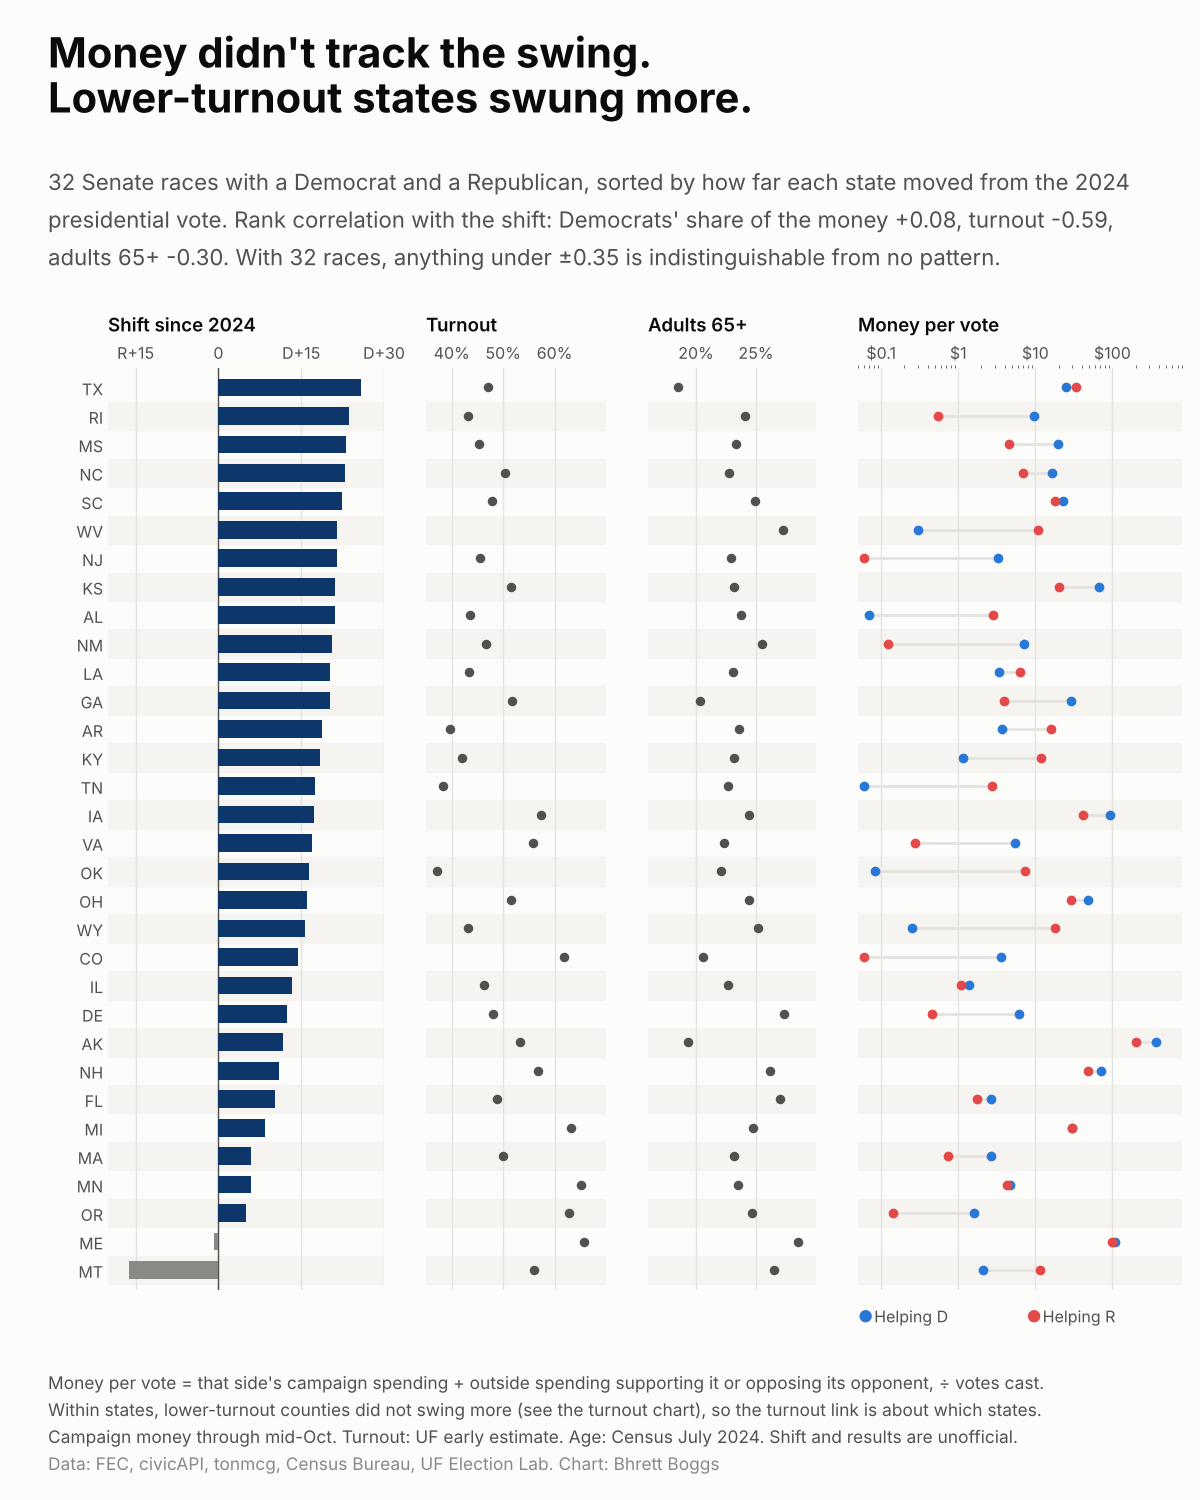

Generate this figure with Python:
"""Every 2026 Senate race at a glance: shift, turnout, age and money per vote for each side.

Reads  data/clean/senate_candidates.csv, data/clean/ie_clean.csv, data/clean/turnout_states_2022_2026.csv
       data/raw/tonmcg/2024_..._Results.csv, data/raw/census/cc-est2024-agesex-all.csv, Gazetteer
Writes viz/senate_states_glance/senate_states_glance.png  (+ senate_states_glance.csv next to it)

One row per Senate race with both a Democrat and a Republican, sorted by shift since 2024.
Money per side = that party's campaign spending + outside spending that helped it, per vote cast.
"""
import sys
from pathlib import Path

import matplotlib.pyplot as plt
import numpy as np
import pandas as pd
from scipy.stats import spearmanr

sys.path.insert(0, str(Path(__file__).resolve().parents[1]))
from style import ACCENT, CLEAN, DEM, FIGSIZE, GRID, INK, INK_2, MUTED, REP, SURFACE, footer, setup, titles  # noqa: E402

HERE = Path(__file__).resolve().parent
RAW = HERE.parents[1] / "data" / "raw"


def helps(party: str, sup_opp: str) -> str:
    p = str(party).upper()
    side = "D" if "DEMOCRAT" in p else ("R" if "REPUBLICAN" in p else "O")
    return {"D": "R", "R": "D"}.get(side, "O") if sup_opp == "O" else side


def build() -> pd.DataFrame:
    geo = pd.read_csv(RAW / "census" / "2024_Gaz_counties_national.txt", sep="\t", dtype={"GEOID": str})
    geo.columns = geo.columns.str.strip()
    usps = {g[:2]: u for g, u in zip(geo.GEOID, geo.USPS)}

    b = pd.read_csv(RAW / "tonmcg" / "2024_US_County_Level_Presidential_Results.csv", dtype={"county_fips": str})
    b["state"] = b.county_fips.str[:2].map(usps)
    p24 = b.groupby("state")[["votes_dem", "votes_gop", "total_votes"]].sum()
    p24 = ((p24.votes_dem - p24.votes_gop) / p24.total_votes * 100).rename("m24")

    c = pd.read_csv(CLEAN / "senate_candidates.csv")
    v = c.pivot_table(index=["race_id", "state"], columns="bucket", values="votes", aggfunc="sum", fill_value=0)
    v = v.reindex(columns=["D", "R", "O"], fill_value=0).reset_index()
    v["votes"] = v[["D", "R", "O"]].sum(axis=1)
    v = v[(v.D > 0) & (v.R > 0)]
    v["m26"] = (v.D - v.R) / v.votes * 100
    camp = c.pivot_table(index="race_id", columns="bucket", values="disbursements", aggfunc="sum", fill_value=0)
    camp = camp.reindex(columns=["D", "R"], fill_value=0).add_prefix("camp_")

    ie = pd.read_csv(CLEAN / "ie_clean.csv", low_memory=False)
    g = ie[(ie.can_office == "S") & (ie.ele_type == "G")].copy()
    g["side"] = [helps(p, s) for p, s in zip(g.cand_pty_aff, g.sup_opp)]
    out = g.pivot_table(index="can_office_state", columns="side", values="exp_amo", aggfunc="sum", fill_value=0)
    out = out.reindex(columns=["D", "R"], fill_value=0).add_prefix("out_")

    a = pd.read_csv(RAW / "census" / "cc-est2024-agesex-all.csv", encoding="latin-1")
    a = a[a.YEAR == 6].assign(state=lambda d: d.STATE.astype(str).str.zfill(2).map(usps))
    age = a.groupby("state")[["AGE65PLUS_TOT", "AGE18PLUS_TOT"]].sum()
    age = (age.AGE65PLUS_TOT / age.AGE18PLUS_TOT * 100).rename("old")
    t = pd.read_csv(CLEAN / "turnout_states_2022_2026.csv").set_index("state").turnout_2026 * 100

    d = (v.merge(camp, left_on="race_id", right_index=True, how="left")
          .merge(out, left_on="state", right_index=True, how="left").fillna(0))
    d = d.join(p24, on="state").join(age, on="state").join(t.rename("turnout"), on="state")
    d["shift"] = d.m26 - d.m24
    d["d_pv"] = (d.camp_D + d.out_D) / d.votes
    d["r_pv"] = (d.camp_R + d.out_R) / d.votes
    d["d_share"] = (d.camp_D + d.out_D) / (d.camp_D + d.out_D + d.camp_R + d.out_R)
    return d.sort_values("shift")


def main() -> None:
    setup()
    d = build()
    d.to_csv(HERE / "senate_states_glance.csv", index=False)
    rho = {k: spearmanr(d[k], d["shift"]).statistic for k in ("d_share", "turnout", "old", "d_pv", "r_pv")}

    fig = plt.figure(figsize=FIGSIZE, dpi=100)
    left, top, h = 0.09, 0.755, 0.615
    widths = [0.23, 0.15, 0.14, 0.27]
    gaps = 0.035
    axes, x = [], left
    for w in widths:
        axes.append(fig.add_axes([x, top - h, w, h]))
        x += w + gaps
    y = np.arange(len(d))

    def frame(ax, title, xlim, ticks, fmt):
        ax.set_ylim(-0.7, len(d) - 0.3)
        ax.set_xlim(*xlim)
        ax.set_xticks(ticks)
        ax.xaxis.set_major_formatter(plt.FuncFormatter(fmt))
        ax.xaxis.tick_top()
        ax.grid(axis="x", color=GRID, lw=1)
        for i in range(0, len(d), 2):
            ax.axhspan(i - 0.5, i + 0.5, color="#f5f4f1", zorder=0)
        ax.set_axisbelow(True)
        for s in ax.spines.values():
            s.set_visible(False)
        ax.tick_params(length=0, labelsize=11.5)
        ax.set_title(title, fontsize=13.5, weight="semibold", pad=26, loc="left")

    a0, a1, a2, a3 = axes
    frame(a0, "Shift since 2024", (-20, 30), [-15, 0, 15, 30], lambda v, _: "0" if v == 0 else f"{'D' if v > 0 else 'R'}+{abs(v):.0f}")
    a0.barh(y, d["shift"], color=[ACCENT if s > 0 else MUTED for s in d["shift"]], height=0.62, zorder=3)
    a0.axvline(0, color=INK_2, lw=1)
    a0.set_yticks(y)
    a0.set_yticklabels(d.state, fontsize=11.5)

    frame(a1, "Turnout", (35, 70), [40, 50, 60], lambda v, _: f"{v:.0f}%")
    a1.scatter(d.turnout, y, s=34, color=INK_2, zorder=3)
    a1.set_yticks([])

    frame(a2, "Adults 65+", (16, 30), [20, 25], lambda v, _: f"{v:.0f}%")
    a2.scatter(d.old, y, s=34, color=INK_2, zorder=3)
    a2.set_yticks([])

    frame(a3, "Money per vote", (0.05, 800), [0.1, 1, 10, 100], lambda v, _: f"${v:g}")
    a3.set_xscale("log")
    a3.set_xticks([0.1, 1, 10, 100])
    a3.xaxis.set_major_formatter(plt.FuncFormatter(lambda v, _: f"${v:g}"))
    for i, (dv, rv) in enumerate(zip(d.d_pv, d.r_pv)):
        lo, hi = max(min(dv, rv), 0.06), max(dv, rv, 0.06)
        a3.plot([lo, hi], [i, i], color=GRID, lw=2, zorder=2)
    a3.scatter(d.d_pv.clip(lower=0.06), y, s=36, color=DEM, zorder=3, label="Helping Democrats")
    a3.scatter(d.r_pv.clip(lower=0.06), y, s=36, color=REP, zorder=3, label="Helping Republicans")
    a3.set_yticks([])
    a3.text(0.0, -0.035, "●", color=DEM, fontsize=12, transform=a3.transAxes)
    a3.text(0.05, -0.035, "Helping D", fontsize=11.5, color=INK_2, transform=a3.transAxes)
    a3.text(0.52, -0.035, "●", color=REP, fontsize=12, transform=a3.transAxes)
    a3.text(0.57, -0.035, "Helping R", fontsize=11.5, color=INK_2, transform=a3.transAxes)

    titles(fig, "Money didn't track the swing.",
           "Lower-turnout states swung more.",
           f"{len(d)} Senate races with a Democrat and a Republican, sorted by how far each state moved from the 2024\n"
           f"presidential vote. Rank correlation with the shift: Democrats' share of the money {rho['d_share']:+.2f}, "
           f"turnout {rho['turnout']:+.2f},\nadults 65+ {rho['old']:+.2f}. With {len(d)} races, anything under ±0.35 "
           "is indistinguishable from no pattern.")
    footer(fig, [
        "Money per vote = that side's campaign spending + outside spending supporting it or opposing its opponent, ÷ votes cast.",
        "Within states, lower-turnout counties did not swing more (see the turnout chart), so the turnout link is about which states.",
        "Campaign money through mid-Oct. Turnout: UF early estimate. Age: Census July 2024. Shift and results are unofficial.",
    ], "FEC, civicAPI, tonmcg, Census Bureau, UF Election Lab")

    out = HERE / "senate_states_glance.png"
    fig.savefig(out, facecolor=SURFACE)
    print(f"wrote {out}  n={len(d)}  " + ", ".join(f"{k} {v:+.2f}" for k, v in rho.items()))


if __name__ == "__main__":
    main()
